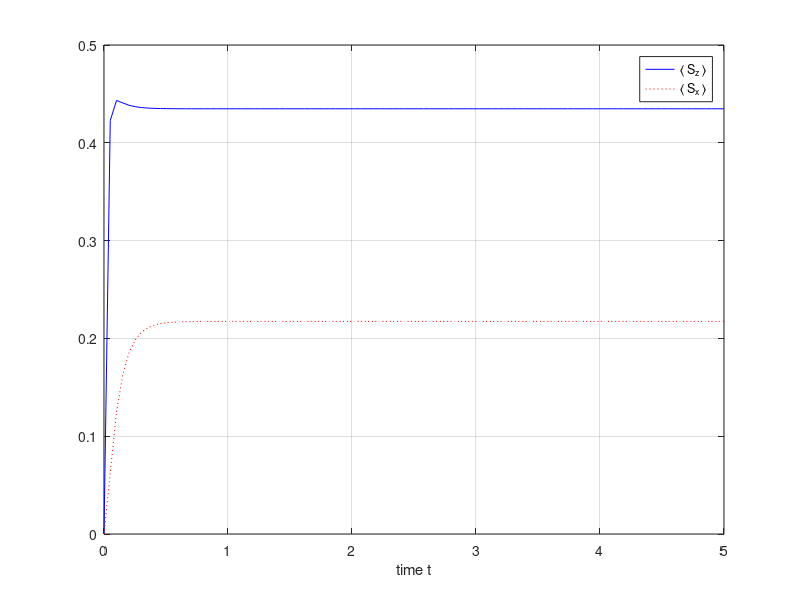

The MATLAB source for this figure:
Gmp=input('Gmp=');%optical pumping rate 
Gmc=input('Gmc=');%collisional relaxation rate 
f=input('f=');%fractional transfer rate 
w=input('w=');%rotation rate about y axis 
PS=[1 0; 0 1];%unit operator for Schroedeinger space 
cPS=PS(:); rPS=cPS';%column, row vectors from PS 
Ap=[0 0 0 -2*f;0 1 0 0;0 0 1 0; 0 0 0 2*f];%pumping operator 
Ac=[1 0 0 -1;0 2 0 0;0 0 2 0;-1 0 0 1]/2;%collision operator 
%Spin operators in Schroedinger space 
Sx=[0 1;1 0]/2; Sy=[0 1;-1 0]/(2*i); Sz=[1 0; 0 -1]/2; 
cSx=Sx(:);cSz=Sz(:); rSx=cSx';rSz=cSz';% column, row vectors from Sj 
SyC=[0 1 1 0;-1 0 0 1;-1 0 0 1;0 -1 -1 0]/(2*i);%spin superoperator 
G=Gmp*Ap+Gmc*Ac+i*w*SyC;%damping superoperator 
nt=100; t=linspace(0,5,nt);%sample times 
rho=zeros(4,nt); 
for k=1:nt 
rho(:,k)=expm(-G*t(k))*cPS/2; 
end 
clf; plot(t,real(rSz*rho),'b-'); hold on; grid on; 
plot(t,real(rSx*rho),'r:'); xlabel('time t'); 
legend('\langle S_z \rangle', '\langle S_x \rangle');